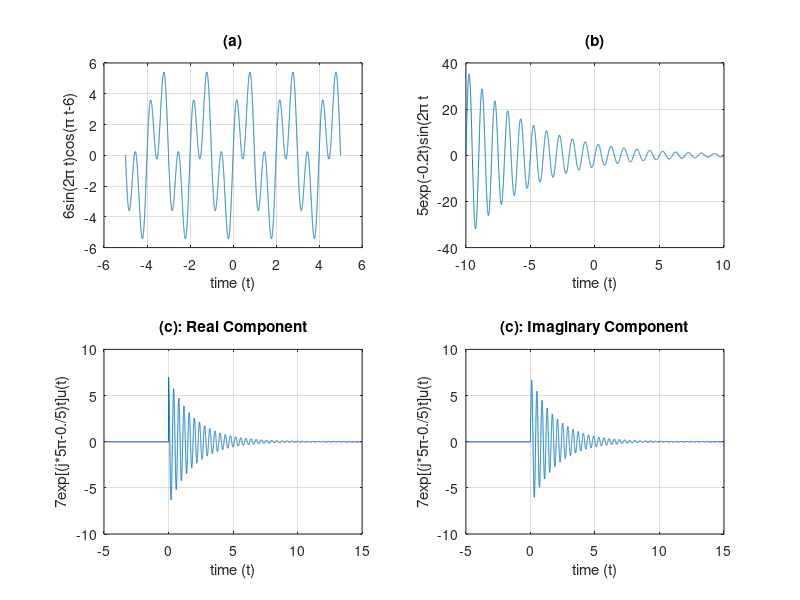

The MATLAB script that drew this image:
%%%%%%%%%%%%%%%%%%%%%%%%%%%%%%%%%%%%%%%%%%%%%%%%%%%%%%%%%%%%%%%%%%%%%%%%%%%%%%%%
% Part A
%%%%%%%%%%%%%%%%%%%%%%%%%%%%%%%%%%%%%%%%%%%%%%%%%%%%%%%%%%%%%%%%%%%%%%%%%%%%%%%%
t1 = [-5:0.001:5];
x1 = 6*sin(2*pi*t1).*cos(pi*t1-6);

subplot(2, 2, 1);
plot(t1, x1);
grid on;
xlabel('time (t)');
ylabel('6sin(2\pi t)cos(\pi t-6)');
title('(a)');

%%%%%%%%%%%%%%%%%%%%%%%%%%%%%%%%%%%%%%%%%%%%%%%%%%%%%%%%%%%%%%%%%%%%%%%%%%%%%%%%
% Part B
% x_2(t) = 5e^{-.2t}sin(2\pi t) from -10<=x<=10
%%%%%%%%%%%%%%%%%%%%%%%%%%%%%%%%%%%%%%%%%%%%%%%%%%%%%%%%%%%%%%%%%%%%%%%%%%%%%%%%
t2 = [-10:0.002:10];

x2 = 5*exp(-.2*t2).*sin(2*pi*t2);

subplot(2, 2, 2);
plot(t2, x2);
grid on;
xlabel('time (t)');
ylabel('5exp(-0.2t)sin(2\pi t');
title('(b)');


%%%%%%%%%%%%%%%%%%%%%%%%%%%%%%%%%%%%%%%%%%%%%%%%%%%%%%%%%%%%%%%%%%%%%%%%%%%%%%%%
% Part B
% x_3(t) = 7e^{(j5\pi -.5)t}u(t) from -5 to 15, plot real and imaginary
% parts
%%%%%%%%%%%%%%%%%%%%%%%%%%%%%%%%%%%%%%%%%%%%%%%%%%%%%%%%%%%%%%%%%%%%%%%%%%%%%%%%
t3 = [-5:0.001:15];
x3 = 7*exp((j*5*pi-.5)*t3).*(t3>=0);

subplot(2, 2, 3);
plot(t3, real(x3)); % plot real part
grid on;
xlabel('time (t)');
ylabel('7exp[(j*5\pi-0./5)t]u(t)');
title('(c): Real Component');

subplot(2, 2, 4);
plot(t3, imag(x3)); % plot real part
grid on;
xlabel('time (t)');
ylabel('7exp[(j*5\pi-0./5)t]u(t)');
title('(c): Imaginary Component');

